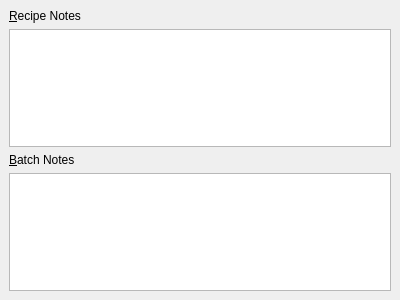
<ui version="4.0" >
 <author></author>
 <comment></comment>
 <exportmacro></exportmacro>
 <class>NoteView</class>
 <widget class="QWidget" name="NoteView" >
  <property name="geometry" >
   <rect>
    <x>0</x>
    <y>0</y>
    <width>400</width>
    <height>300</height>
   </rect>
  </property>
  <property name="windowTitle" >
   <string>NoteView</string>
  </property>
  <layout class="QVBoxLayout" >
   <property name="margin" >
    <number>9</number>
   </property>
   <property name="spacing" >
    <number>6</number>
   </property>
   <item>
    <widget class="QLabel" name="recipelabel" >
     <property name="text" >
      <string>&amp;Recipe Notes</string>
     </property>
     <property name="buddy" >
      <cstring>recipeedit</cstring>
     </property>
    </widget>
   </item>
   <item>
    <widget class="QTextEdit" name="recipeedit" >
     <property name="toolTip" >
      <string>Recipe Notes</string>
     </property>
     <property name="statusTip" >
      <string/>
     </property>
     <property name="whatsThis" >
      <string>&lt;p>Use this form to enter in any notes relating to the recipe, such as specific brewing procedures or awards.&lt;/p></string>
     </property>
    </widget>
   </item>
   <item>
    <widget class="QLabel" name="batchlabel" >
     <property name="text" >
      <string>&amp;Batch Notes</string>
     </property>
     <property name="buddy" >
      <cstring>batchedit</cstring>
     </property>
    </widget>
   </item>
   <item>
    <widget class="QTextEdit" name="batchedit" >
     <property name="toolTip" >
      <string>Batch Notes</string>
     </property>
     <property name="whatsThis" >
      <string>&lt;p>Use this form to enter in any notes relating to brewing batches of this recipe, such as brew and bottling dates.&lt;/p></string>
     </property>
    </widget>
   </item>
  </layout>
 </widget>
 <pixmapfunction></pixmapfunction>
 <resources/>
 <connections/>
</ui>
